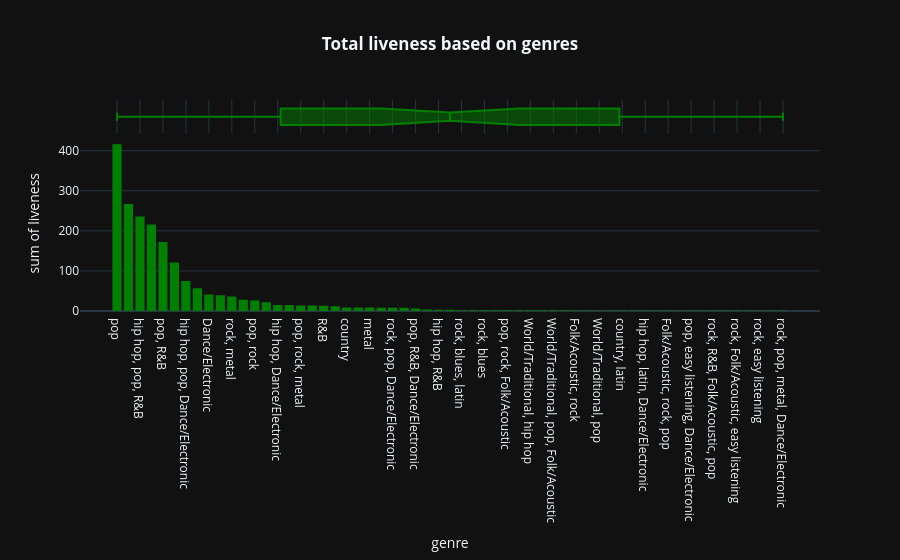

Notebook cell for this chart:
### Code cell
import plotly.express as px
fig=px.histogram(df.groupby('genre',as_index=False).count().sort_values(by='liveness',ascending=False),x='genre',y='liveness',color_discrete_sequence=['green'],template='plotly_dark',marginal='box',title='<b>Total liveness based on genres</b>')
fig.update_layout(title_x=0.5)

### Figure 1 — Plotly figure (JSON) as saved in the notebook; plotly's stock layout.template omitted (floating-point values rounded to 4 significant figures)
{"data": [{"bingroup": "x", "histfunc": "sum", "hovertemplate": "genre=%{x}<br>sum of liveness=%{y}<extra></extra>", "legendgroup": "", "marker": {"color": "green", "pattern": {"shape": ""}}, "name": "", "orientation": "v", "showlegend": false, "type": "histogram", "x": ["pop", "hip hop, pop", "hip hop, pop, R&B", "pop, Dance/Electronic", "pop, R&B", "hip hop", "hip hop, pop, Dance/Electronic", "rock", "Dance/Electronic", "rock, pop", "rock, metal", "pop, latin", "pop, rock", "set()", "hip hop, Dance/Electronic", "latin", "pop, rock, metal", "hip hop, pop, latin", "R&B", "pop, rock, Dance/Electronic", "country", "hip hop, pop, rock", "metal", "pop, country", "rock, pop, Dance/Electronic", "pop, Folk/Acoustic", "pop, R&B, Dance/Electronic", "rock, pop, metal", "hip hop, R&B", "hip hop, pop, R&B, Dance/Electronic", "rock, blues, latin", "pop, easy listening, jazz", "rock, blues", "Folk/Acoustic, pop", "pop, rock, Folk/Acoustic", "World/Traditional, rock, pop", "World/Traditional, hip hop", "World/Traditional, rock", "World/Traditional, pop, Folk/Acoustic", "hip hop, pop, R&B, latin", "Folk/Acoustic, rock", "World/Traditional, Folk/Acoustic", "World/Traditional, pop", "hip hop, pop, country", "country, latin", "hip hop, country", "hip hop, latin, Dance/Electronic", "easy listening", "Folk/Acoustic, rock, pop", "hip hop, rock, pop", "pop, easy listening, Dance/Electronic", "pop, R&B, easy listening", "rock, R&B, Folk/Acoustic, pop", "rock, Dance/Electronic", "rock, Folk/Acoustic, easy listening", "rock, Folk/Acoustic, pop", "rock, easy listening", "rock, classical", "rock, pop, metal, Dance/Electronic"], "xaxis": "x", "y": [416, 267, 236, 216, 172, 121, 75, 57, 41, 39, 36, 28, 26, 22, 15, 15, 14, 14, 13, 12, 9, 9, 9, 8, 8, 8, 6, 4, 3, 3, 2, 2, 2, 2, 2, 2, 2, 2, 2, 2, 1, 1, 1, 1, 1, 1, 1, 1, 1, 1, 1, 1, 1, 1, 1, 1, 1, 1, 1], "yaxis": "y"}, {"hovertemplate": "genre=%{x}<extra></extra>", "legendgroup": "", "marker": {"color": "green"}, "name": "", "notched": true, "showlegend": false, "type": "box", "x": ["pop", "hip hop, pop", "hip hop, pop, R&B", "pop, Dance/Electronic", "pop, R&B", "hip hop", "hip hop, pop, Dance/Electronic", "rock", "Dance/Electronic", "rock, pop", "rock, metal", "pop, latin", "pop, rock", "set()", "hip hop, Dance/Electronic", "latin", "pop, rock, metal", "hip hop, pop, latin", "R&B", "pop, rock, Dance/Electronic", "country", "hip hop, pop, rock", "metal", "pop, country", "rock, pop, Dance/Electronic", "pop, Folk/Acoustic", "pop, R&B, Dance/Electronic", "rock, pop, metal", "hip hop, R&B", "hip hop, pop, R&B, Dance/Electronic", "rock, blues, latin", "pop, easy listening, jazz", "rock, blues", "Folk/Acoustic, pop", "pop, rock, Folk/Acoustic", "World/Traditional, rock, pop", "World/Traditional, hip hop", "World/Traditional, rock", "World/Traditional, pop, Folk/Acoustic", "hip hop, pop, R&B, latin", "Folk/Acoustic, rock", "World/Traditional, Folk/Acoustic", "World/Traditional, pop", "hip hop, pop, country", "country, latin", "hip hop, country", "hip hop, latin, Dance/Electronic", "easy listening", "Folk/Acoustic, rock, pop", "hip hop, rock, pop", "pop, easy listening, Dance/Electronic", "pop, R&B, easy listening", "rock, R&B, Folk/Acoustic, pop", "rock, Dance/Electronic", "rock, Folk/Acoustic, easy listening", "rock, Folk/Acoustic, pop", "rock, easy listening", "rock, classical", "rock, pop, metal, Dance/Electronic"], "xaxis": "x2", "yaxis": "y2"}], "layout": {"barmode": "relative", "legend": {"tracegroupgap": 0}, "title": {"text": "<b>Total liveness based on genres</b>", "x": 0.5}, "xaxis": {"anchor": "y", "domain": [0, 1], "title": {"text": "genre"}}, "xaxis2": {"anchor": "y2", "domain": [0, 1], "matches": "x", "showgrid": true, "showticklabels": false}, "yaxis": {"anchor": "x", "domain": [0, 0.8316], "title": {"text": "sum of liveness"}}, "yaxis2": {"anchor": "x2", "domain": [0.8416, 1], "matches": "y2", "showgrid": false, "showline": false, "showticklabels": false, "ticks": ""}}}
